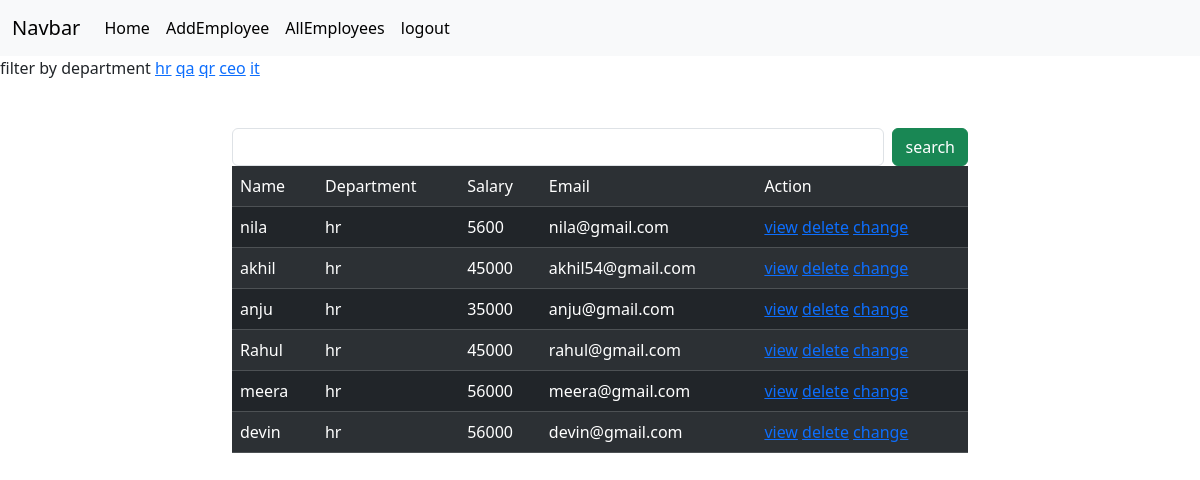
Screenshot of /employees/all/?department=hr (signed in) with the database file from the repository.
### crm/models.py (models this page shows, shortened)
class Employees(models.Model):
    name=models.CharField(max_length=200)
    department=models.CharField(max_length=200)
    salary=models.PositiveIntegerField()
    email=models.EmailField(unique=True)
    contact=models.CharField(max_length=10,null=True)
    age=models.PositiveIntegerField()
    profile_pic=models.ImageField(upload_to="images",null=True,blank=True)
    dob=models.DateField(null=True,blank=True)

### crm/views.py (the view, shortened to what this page needs)
# urls.py: path('employees/all/',views.EmployeeListView.as_view(),name="emp_all"),
@method_decorator(signin_required,name="dispatch")
class EmployeeListView(View):
    def get(self,request,*args,**kwargs):
        qs=Employees.objects.all()
        departments=Employees.objects.all().values_list("department",flat=True).distinct()
        print(departments)
        if "department" in request.GET:
            dept=request.GET.get("department")
            qs=qs.filter(department__iexact=dept)
        return render(request,"emp_list.html",{"data":qs,"departments":departments})

### crm/views.py (called while the page is built)
def signin_required(fn):
    def wrapper(request,*args,**kwargs):
        if not request.user.is_authenticated:
            messages.error(request,"invalid session")
            return redirect("signin")
        else:
            return fn(request,*args,**kwargs)
    return wrapper

### crm/templates/emp_list.html (shortened to what this page needs)
{%extends 'base.html'%}
{%block body_block%}
<div>
    filter by department
    {%for dep in departments%}
        <a href="{%url 'emp_all' %}?department={{dep}}">{{dep}}</a>
    {%endfor%}
</div>
<div class="container mt-5">
    <div class="row">
        <div class="col-2"></div>
        <div class="col-8">
            <form action="" method="post">
                <div class="d-flex">
                   <input type="text" name="box" class="form-control me-2">
                   <button type="submit" class="btn btn-success">search</button>
                </div>
            </form>
        </div>
        <div class="col-2"></div>
    </div>
</div>
<div class="container">
    <div class="row">
        <div class="col-2"></div>
        <div class="col-8">
            <table class="table table-dark table-striped caption-top">
                <tr>
                    <td>Name</td>
                    <td>Department</td>
                    <td>Salary</td>
                    <td>Email</td>
                    <td>Action</td>
                </tr>
                {%for emp in data%}
                <tr>
                    <td>{{emp.name}}</td>
                    <td>{{emp.department}}</td>
                    <td>{{emp.salary}}</td>
                    <td>{{emp.email}}</td>
                    <td>
                        <a href="{%url 'emp_details' emp.id%}">view</a>
                        <a href="{%url 'emp_delete' emp.id%}">delete</a>
                        <a href="{%url 'emp_edit' emp.id %}">change</a>
                    </td>
                </tr>
                {%endfor%}
            </table>
        </div>
        <div class="col-2"></div>
    </div>
</div>
{%endblock%}

### rows the page displays
Employees: name "nila", department "hr", salary "5600", email "nila@gmail.com"
Employees: name "akhil", department "hr", salary "45000", email "akhil54@gmail.com"
Employees: name "anju", department "hr", salary "35000", email "anju@gmail.com"
Employees: name "Rahul", department "hr", salary "45000", email "rahul@gmail.com"
Employees: name "meera", department "hr", salary "56000", email "meera@gmail.com"
Employees: name "devin", department "hr", salary "56000", email "devin@gmail.com"

### other values shown
{{ dep }} "hr" "qa" "qr" "ceo" "it"
